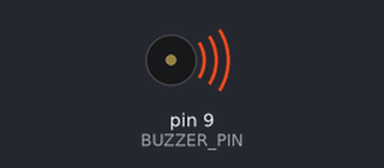
The sketch below on a simulated Arduino Uno, built with avr-gcc and run on an emulated ATmega328P. On the bench: buzzer (waves = sounding). What the sketch prints to the serial monitor is not drawn.

Above: at 1.0 s.
At 12.97 s:
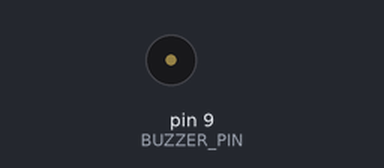
Timing chart, 0 to 13.3 s (numbered marks = the images above):
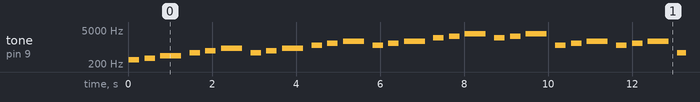

The sketch:

buzzer_zelda.ino
```cpp
/*
 * Project: Buzzer Zelda - Saria's Song
 * Description: Play Saria's Song from The Legend of Zelda: Ocarina of Time
 * Author: XergioAleX
 * Date: 2025
 */

// Pin definitions
const int BUZZER_PIN = 9;  // Buzzer connected to PWM-capable pin

// Musical note frequencies (in Hz)
#define NOTE_C4  262
#define NOTE_CS4 277
#define NOTE_D4  294
#define NOTE_DS4 311
#define NOTE_E4  330
#define NOTE_F4  349
#define NOTE_FS4 370
#define NOTE_G4  392
#define NOTE_GS4 415
#define NOTE_A4  440
#define NOTE_AS4 466
#define NOTE_B4  494
#define NOTE_C5  523
#define NOTE_CS5 554
#define NOTE_D5  587
#define NOTE_DS5 622
#define NOTE_E5  659
#define NOTE_F5  698
#define NOTE_FS5 740
#define NOTE_G5  784
#define NOTE_GS5 831
#define NOTE_A5  880
#define NOTE_AS5 932
#define NOTE_B5  988
#define NOTE_C6  1047
#define NOTE_D6  1175
#define NOTE_E6  1319
#define NOTE_F6  1397
#define NOTE_G6  1568
#define NOTE_A6  1760
#define NOTE_B6  1976
#define NOTE_C7  2093
#define NOTE_D7  2349
#define NOTE_E7  2637
#define NOTE_F7  2794
#define NOTE_G7  3136
#define NOTE_A7  3520

// Note duration constants
#define WHOLE_NOTE    2000
#define HALF_NOTE     1000
#define QUARTER_NOTE  500
#define EIGHTH_NOTE   250
#define SIXTEENTH_NOTE 125

// Melody: "Saria's Song" from The Legend of Zelda: Ocarina of Time
// One of the most recognizable and beloved songs from the game
// Pattern: D-F-A ascending in different octaves
int melody[] = {
  NOTE_D4, NOTE_F4, NOTE_A4, NOTE_D5, NOTE_F5, NOTE_A5,  // First phrase - ascending
  NOTE_D5, NOTE_F5, NOTE_A5, NOTE_D6, NOTE_F6, NOTE_A6,  // Second phrase - higher octave
  NOTE_D6, NOTE_F6, NOTE_A6, NOTE_D7, NOTE_F7, NOTE_A7,  // Third phrase - highest octave
  NOTE_D7, NOTE_F7, NOTE_A7, NOTE_D6, NOTE_F6, NOTE_A6,  // Descending back
  NOTE_D6, NOTE_F6, NOTE_A6, NOTE_D5, NOTE_F5, NOTE_A5,  // Continue descending
  NOTE_D5, NOTE_F5, NOTE_A5, NOTE_D4, NOTE_F4, NOTE_A4   // Final phrase - back to start
};

// Note durations (in milliseconds) - eighth notes for short notes, quarter notes for longer
int noteDurations[] = {
  EIGHTH_NOTE, EIGHTH_NOTE, QUARTER_NOTE, EIGHTH_NOTE, EIGHTH_NOTE, QUARTER_NOTE,  // First phrase
  EIGHTH_NOTE, EIGHTH_NOTE, QUARTER_NOTE, EIGHTH_NOTE, EIGHTH_NOTE, QUARTER_NOTE,  // Second phrase
  EIGHTH_NOTE, EIGHTH_NOTE, QUARTER_NOTE, EIGHTH_NOTE, EIGHTH_NOTE, QUARTER_NOTE,  // Third phrase
  EIGHTH_NOTE, EIGHTH_NOTE, QUARTER_NOTE, EIGHTH_NOTE, EIGHTH_NOTE, QUARTER_NOTE,  // Descending
  EIGHTH_NOTE, EIGHTH_NOTE, QUARTER_NOTE, EIGHTH_NOTE, EIGHTH_NOTE, QUARTER_NOTE,  // Continue descending
  EIGHTH_NOTE, EIGHTH_NOTE, QUARTER_NOTE, EIGHTH_NOTE, EIGHTH_NOTE, QUARTER_NOTE   // Final phrase
};

// Number of notes in the melody
const int MELODY_LENGTH = sizeof(melody) / sizeof(melody[0]);

void setup() {
  // Initialize serial communication for debugging
  Serial.begin(9600);
  Serial.println("Buzzer Zelda - Saria's Song Started");
  Serial.print("Playing melody: Saria's Song (");
  Serial.print(MELODY_LENGTH);
  Serial.println(" notes)");
  Serial.println("---");
}

void loop() {
  // Play the complete melody
  for (int i = 0; i < MELODY_LENGTH; i++) {
    // Calculate note duration
    int noteDuration = noteDurations[i];

    // Play the note
    tone(BUZZER_PIN, melody[i], noteDuration);

    // Wait for the note duration plus a small pause between notes
    // This creates a staccato effect (notes don't overlap)
    delay(noteDuration * 1.3);  // 1.3 = note duration + 30% pause

    // Stop the tone (though tone() with duration parameter stops automatically)
    noTone(BUZZER_PIN);

    // Small pause between notes
    delay(50);
  }

  // Longer pause before repeating the melody
  Serial.println("Melody finished. Repeating...");
  delay(3000);  // 3 second pause before repeating
}
```

Measured:
- by itself, tone on pin 9 (BUZZER_PIN): plays 294 Hz for 0.25 s, 349 Hz for 0.25 s, 440 Hz for 0.50 s, 587 Hz for 0.25 s, 698 Hz for 0.25 s, 880 Hz for 0.50 s … (232 notes in this stretch)
